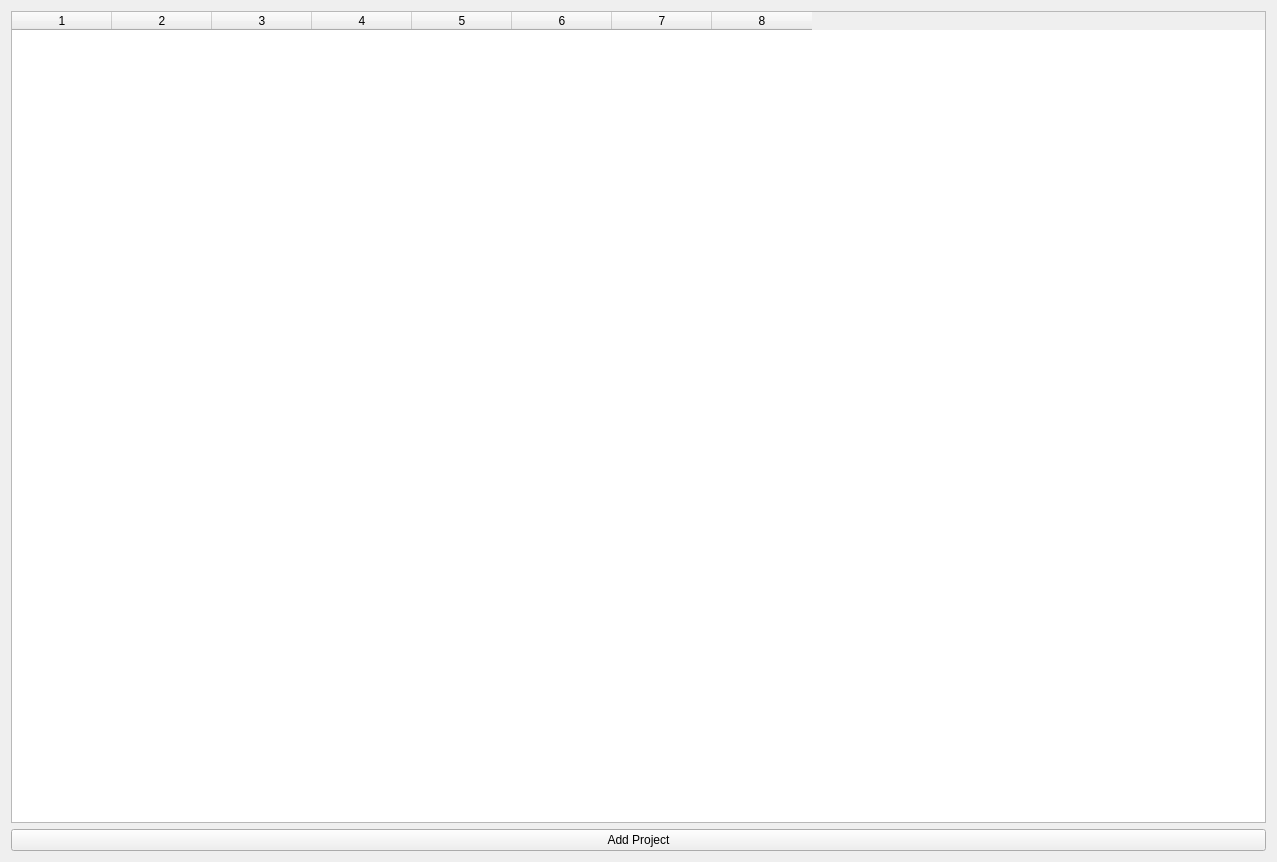
<?xml version="1.0" encoding="UTF-8"?>
<ui version="4.0">
 <class>Projects</class>
 <widget class="QWidget" name="Projects">
  <property name="geometry">
   <rect>
    <x>0</x>
    <y>0</y>
    <width>1277</width>
    <height>862</height>
   </rect>
  </property>
  <property name="sizePolicy">
   <sizepolicy hsizetype="Preferred" vsizetype="Preferred">
    <horstretch>0</horstretch>
    <verstretch>0</verstretch>
   </sizepolicy>
  </property>
  <property name="minimumSize">
   <size>
    <width>0</width>
    <height>0</height>
   </size>
  </property>
  <property name="windowTitle">
   <string>Projects</string>
  </property>
  <layout class="QGridLayout" name="gridLayout">
   <item row="0" column="0">
    <layout class="QVBoxLayout" name="verticalLayout_2">
     <item>
      <widget class="QTableWidget" name="projectsTable">
       <property name="sizeAdjustPolicy">
        <enum>QAbstractScrollArea::AdjustToContents</enum>
       </property>
       <property name="columnCount">
        <number>8</number>
       </property>
       <column/>
       <column/>
       <column/>
       <column/>
       <column/>
       <column/>
       <column/>
       <column/>
      </widget>
     </item>
     <item>
      <widget class="QPushButton" name="addProjectBtn">
       <property name="text">
        <string>Add Project</string>
       </property>
      </widget>
     </item>
    </layout>
   </item>
  </layout>
 </widget>
 <resources/>
 <connections/>
</ui>
